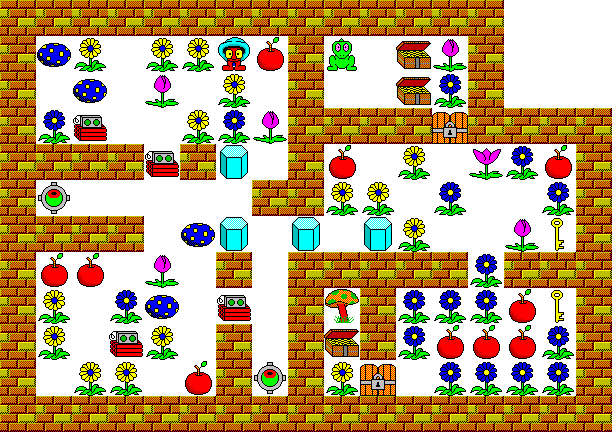

Tiled map render using the project's own tile images. Description and the map definition, with tile-layer contents summarised, below:
An orthogonal 17x12 tile map with 36x36 px tiles, 2 tile layers (ground, hazard).

<map version="1.0" orientation="orthogonal" width="17" height="12" tilewidth="36" tileheight="36">
 <tileset firstgid="1" name="tileset" tilewidth="36" tileheight="36">
  <image source="tileset.png" width="256" height="256" />
 </tileset>
 <layer name="ground" width="17" height="12">
  <data>[204 cells, 204 non-empty, 1 distinct tile ids]</data>
 </layer>
 <layer name="hazard" width="17" height="12">
  <data>[204 cells, 157 non-empty, 16 distinct tile ids]</data>
 </layer>
</map>
